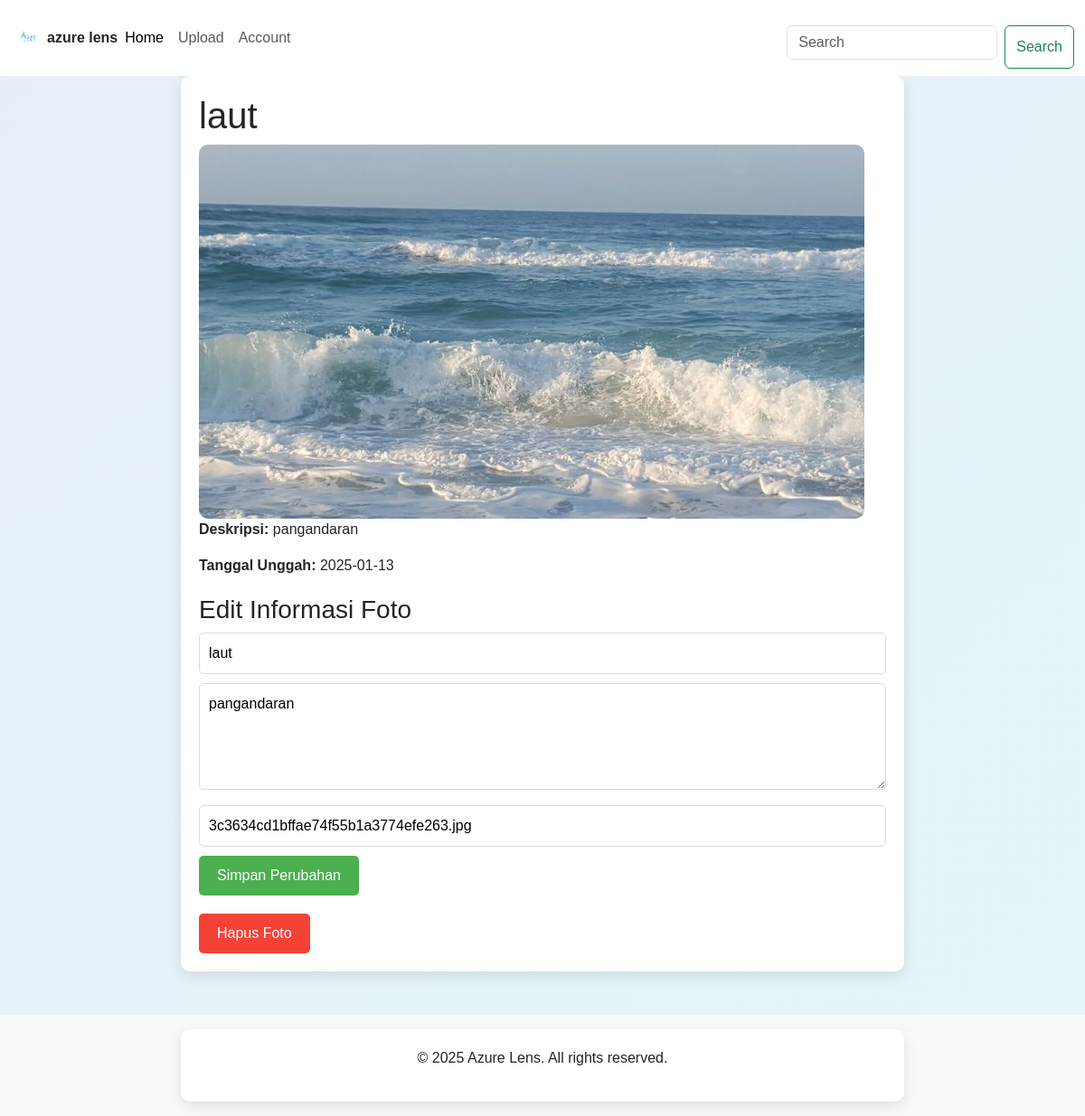
The app's page /halaman_lain2.php?id=17 with its own data.
### tables this page shows
CREATE TABLE `foto` (
  `FotoID` int NOT NULL,
  `JudulFoto` varchar(255) NOT NULL,
  `DeskripsiFoto` text NOT NULL,
  `TanggalUnggah` date NOT NULL,
  `LokasiFoto` varchar(255) NOT NULL,
  `AlbumID` int NOT NULL,
  `UserID` int NOT NULL
);

### halaman_lain2.php (the view, shortened to what this page needs)
<?php
include 'koneksi.php';
$foto_id = $_GET['id'] ?? null;
if ($foto_id) {
    $query = "SELECT * FROM foto WHERE FotoID = ?";
    $stmt = mysqli_prepare($con, $query);
    mysqli_stmt_bind_param($stmt, "i", $foto_id);
    mysqli_stmt_execute($stmt);
    $result = mysqli_stmt_get_result($stmt);
    if ($row = mysqli_fetch_assoc($result)) {
        $judul = htmlspecialchars($row['JudulFoto']);
        $deskripsi = htmlspecialchars($row['DeskripsiFoto']);
        $tanggal = htmlspecialchars($row['TanggalUnggah']);
        $lokasi = htmlspecialchars($row['LokasiFoto']);
    } else {
        echo "Foto tidak ditemukan!";
        exit;
    }
} else {
    echo "ID foto tidak valid!";
    exit;
}
?>
<!DOCTYPE html>
<html lang="id">
<head>
    <link href="https://cdn.jsdelivr.net/npm/bootstrap@5.3.0-alpha1/dist/css/bootstrap.min.css" rel="stylesheet">
    <link rel="stylesheet" href="beranda2.css">
    <link rel="stylesheet" href="halaman_lain2.css">
</head>
<body>
<nav class="navbar navbar-expand-lg bg-body-tertiary navigasi">
  <div class="container-fluid">
    <img src="berkas/logogue.png" alt="" class="navbar-logo">
    <p1>azure lens</p1>
    <div class="collapse navbar-collapse" id="navbarSupportedContent">
      <ul class="navbar-nav me-auto mb-2 mb-lg-0">
        <li class="nav-item">
          <a class="nav-link active" aria-current="page" href="beranda2.php">Home</a>
        </li>
        <li class="nav-item">
          <a class="nav-link" href="upload2.php">Upload</a>
        </li>
        <li class="nav-item">
          <a class="nav-link" href="account.php">Account</a>
        </li>
      </ul>
      <form class="d-flex" role="search" method="get" action="beranda2.php">
        <input class="form-control me-2" type="search" placeholder="Search" aria-label="Search" name="keyword" value="<?= isset($_GET['keyword']) ? htmlspecialchars($_GET['keyword']) : '' ?>">
        <button class="btn btn-outline-success" type="submit">Search</button>
      </form>
    </div>
  </div>
</nav>
<div class="container">
    <h1><?= $judul; ?></h1>
    <img src="berkas/<?= $lokasi; ?>" alt="Foto">
    <p><strong>Deskripsi:</strong> <?= $deskripsi; ?></p>
    <p><strong>Tanggal Unggah:</strong> <?= $tanggal; ?></p>
    <form method="POST">
        <h3>Edit Informasi Foto</h3>
        <input type="text" name="judul" value="<?= $judul; ?>" placeholder="Judul Foto" required>
        <textarea name="deskripsi" rows="4" placeholder="Deskripsi Foto"><?= $deskripsi; ?></textarea>
        <input type="text" name="lokasi" value="<?= $lokasi; ?>" placeholder="Nama File Lokasi" required>
        <button type="submit" name="edit_foto" class="edit-button">Simpan Perubahan</button>
    </form>
    <form method="POST">
        <button type="submit" name="hapus_foto" class="delete-button">Hapus Foto</button>
    </form>
</div>
</body>
<footer class="bg-body-tertiary text-center py-3 mt-5">
    <div class="container">
        <p>&copy; 2025 Azure Lens. All rights reserved.</p>
    </div>
</footer>
</html>

### beranda2.css (style rules this page uses)
.navbar-logo { height: 40px; width: auto; }
.navigasi { background-color:rgb(255, 255, 255) !important; }
body { background: linear-gradient(to bottom right,rgb(230, 239, 248),rgb(228, 246, 247)) !important; }
p1 { font-weight: bold; }

### halaman_lain2.css (style rules this page uses)
body { font-family: Arial, sans-serif; background: linear-gradient(to right, rgb(94, 190, 235), #00f2fe); }
.container { max-width: 800px; margin: auto; background: #fff; padding: 20px; border-radius: 10px; box-shadow: 0 5px 15px rgba(0, 0, 0, 0.1); }
img { max-width: 100%; height: auto; border-radius: 10px; }
form { margin-top: 20px; }
textarea, input { width: 100%; padding: 10px; margin-bottom: 10px; border-radius: 5px; border: 1px solid #ddd; }
button { padding: 10px 20px; border: none; border-radius: 5px; cursor: pointer; }
.delete-button { background: #f44336; color: white; }
.edit-button { background: #4caf50; color: white; }

### records on screen
foto: JudulFoto "laut", LokasiFoto (picture), DeskripsiFoto "pangandaran", TanggalUnggah "2025-01-13", judul "laut", deskripsi "pangandaran", lokasi "3c3634cd1bffae74f55b1a3774efe263.jpg"
